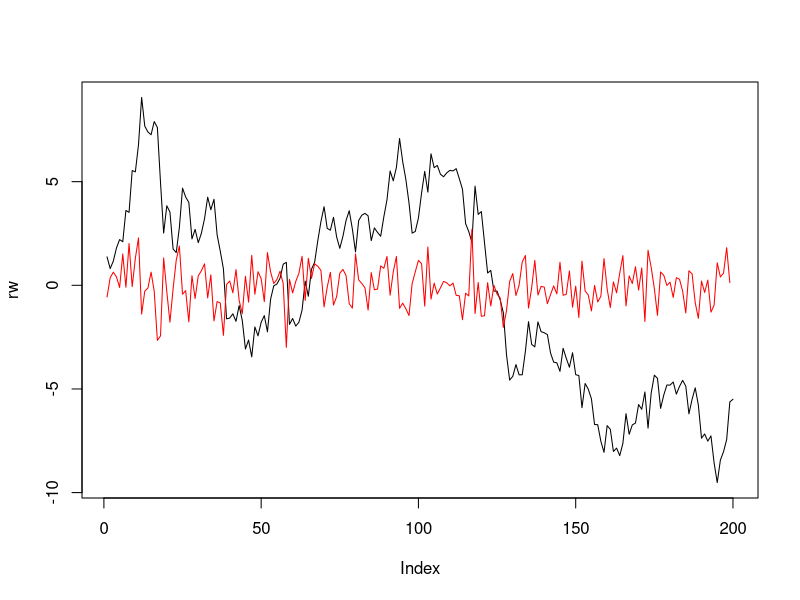
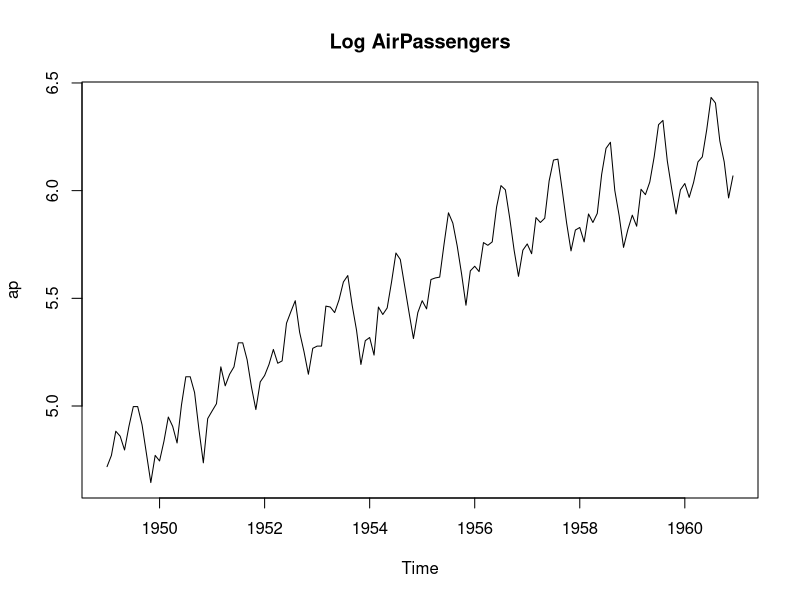
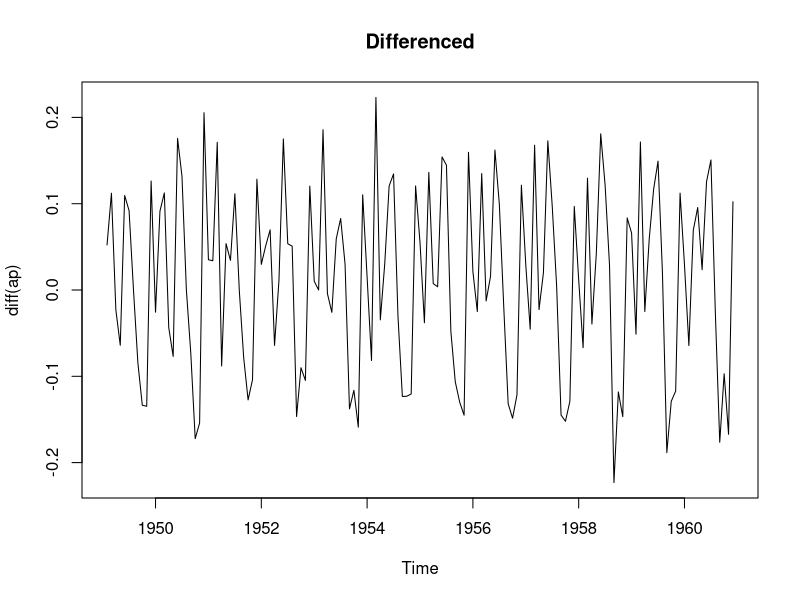

These charts were generated, in order, by the following R code:
# time series analysis
#----------------------
library(tseries)

# Simulate a non-stationary series (random walk)
set.seed(42)
rw <- cumsum(rnorm(200))
adf.test(rw)  # expect p-value >> 0.05

# After differencing to remove trend
adf.test(diff(rw))  

plot(rw,type="l")
lines(diff(rw),col="red")

# Simulate a stationary series
st <- rnorm(200)
adf.test(st) # expect p-value < 0.05

# With real data — e.g., AirPassengers dataset
adf.test(AirPassengers)  # stacionary

library(urca)
# "trend" includes constant + trend, "drift" includes only constant, "none" includes neither
result <- ur.df(rw, type = "trend", selectlags = "AIC")
summary(result)

# example
# Use log of AirPassengers (common practice to stabilize variance)
ap <- log(AirPassengers)
test_level <- ur.df(ap, type = "trend", selectlags = "AIC")
summary(test_level)
test_diff <- ur.df(diff(ap), type = "drift", selectlags = "AIC")
summary(test_diff)

plot(ap, main = "Log AirPassengers")  # clear upward trend → use "trend"
plot(diff(ap), main = "Differenced") 
